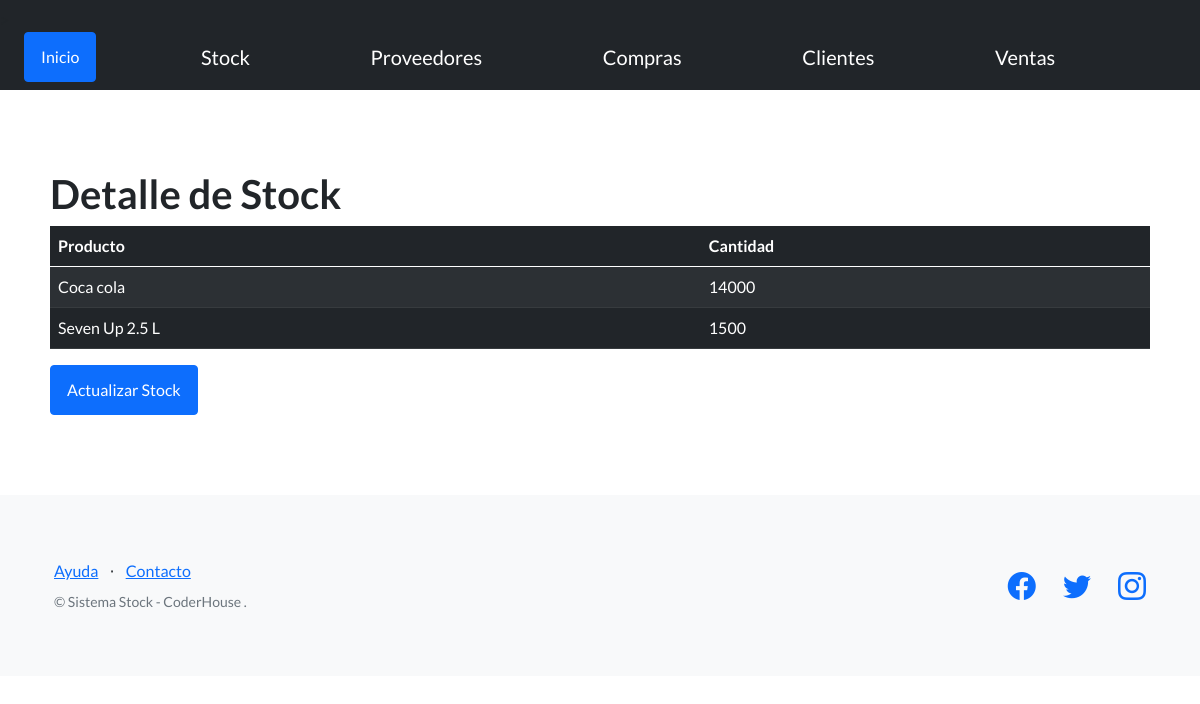
The app's page /existencias/stock/, older data.
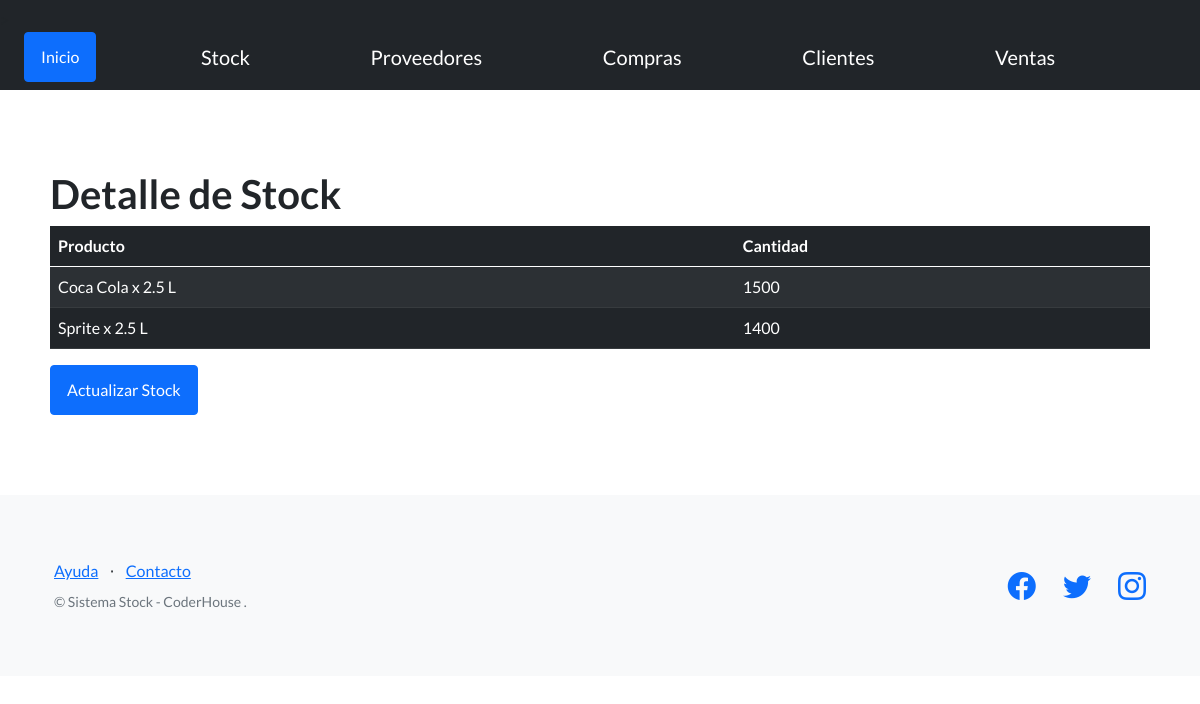
The same page, newer data.
### existencias/models.py (models this page shows, shortened)
class Stock(models.Model):
    producto = models.CharField(max_length=256)
    cantidad = models.IntegerField()

### existencias/views.py (the view)
# urls.py: path('stock/', stock, name="stock"),
def stock(request):
    contexto = {
        'stocks': Stock.objects.all()
    }
    return render(request=request, template_name='existencias/stock.html', context=contexto)

### existencias/templates/existencias/stock.html (shortened to what this page needs)
{% extends "existencias/base.html"%}
{% block contenido%}
<h1>Detalle de Stock</h1>
<table class="table table-dark table-striped">
    <thead>
      <tr>
        <th scope="col">Producto</th>
        <th scope="col">Cantidad</th>
      </tr>
    </thead>
    <tbody>
        {% for stock in stocks %}
        <tr>
            <td>{{ stock.producto}}</td>
            <td>{{stock.cantidad}}</td>
        </tr>
        {% endfor %}
    </tbody>
</table>
<a class="btn btn-primary" href="{% url 'crear_stock' %}">Actualizar Stock</a>
{% endblock contenido%}

Row changes from the older to the newer data that the page shows:
removed Stock: producto "Coca cola", cantidad "14000"
removed Stock: producto "Seven Up 2.5 L", cantidad "1500"
added Stock: producto "Coca Cola x 2.5 L", cantidad "1500"
added Stock: producto "Sprite x 2.5 L", cantidad "1400"
